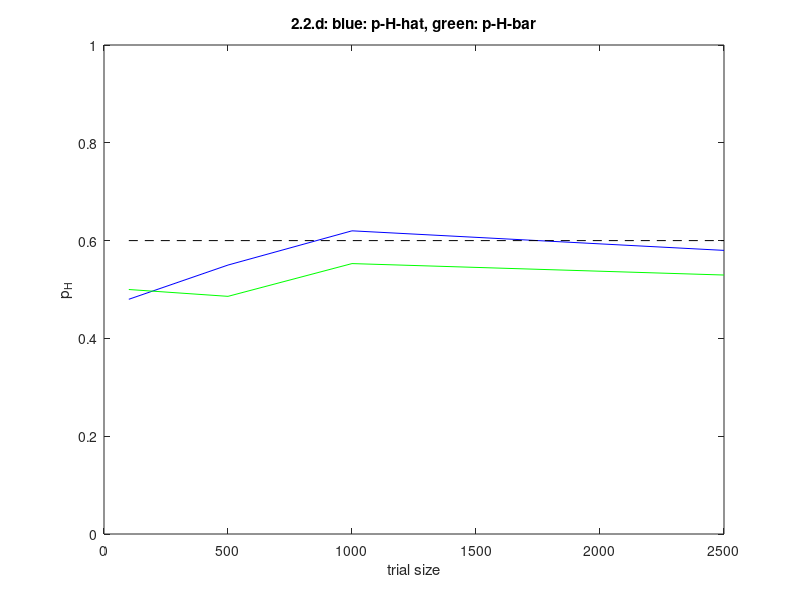

Source code (MATLAB):
% Homework 2, Question 2, 2.d
%
% Fill in the missing code below!

clear all;

p_H_star = 0.6; % the value of the true parameter
sigma_squared = 1;  % the variance of epsilon
p_H = 0:0.01:1; % sample p_H
nPhSamps = length(p_H);
N_bits = [100 500 1000 2500]; %100 250 500 1000]; % trial size varies
nTrials = length(N_bits);
L = zeros(nTrials, nPhSamps);  % L: num_trial_sizes x num_ph_samples, each row corresponds to the
         % likelihood of one trial size vs. p_H plot
max_L = zeros(nTrials, 1);  % max_L: num_trial_sizes x 1, keeps track of the maximum likelihood 
max_L_inds = zeros(nTrials, 1); % num_trial_sizes x 1, keeps track of index in p_H with max likelihood
colors = {[0 0 1], [0 1 0], [1 0 0], [0 0 0]}; % colors for the lines

p_H_hat = zeros(1, nTrials); % 1 x num_trial_sizes: MLE
p_H_bar = zeros(1, nTrials); % 1 x num_trial_sizes: # O_i > 0.5 / N_bits

rng(10701); % sets the random seed to produce identical output each time
         

%% FILL IN THE MISSING CODE HERE
%
%  --- ALTER THIS CODE ---
sigma = sqrt(sigma_squared);
const = 1 / (sigma * sqrt(2 * pi));
for i=1:nTrials
    nBits = N_bits(i);
    %samps = (rand(1, nBits) > 0.4) + normrnd(0, sigma, [1 nBits]);
    samps = (binornd(1, 0.6, 1, nBits)) + normrnd(0, sigma, [1 nBits]);
    p_H_bar(1,i) = sum(samps > 0.5) / nBits;
    max_LL = -inf;
    max_LL_ind = 1;
    for j=1:nPhSamps
        ph = .01*(j-1);
        res = 0;
        for k=1:nBits
            samp = samps(1,k);
            beta = const * exp(-(samp-1)^2/(2 * sigma_squared));
            alpha = const * exp(-(samp)^2/(2 * sigma_squared));
            res = res + log(ph * (beta - alpha) + alpha);
        end
        L(i,j) = res;
        if res > max_LL
           max_LL = res;
           max_LL_ind = j;
           p_H_hat(1,i) = ph;
        end
    end
    max_L(i,1) = max_LL;
    max_L_inds(i,1) = max_LL_ind;
end




%%  Plots the results   --- DO NOT ALTER CODE ---

figure;

plot(N_bits, p_H_hat, 'Color', colors{1});
hold on;
plot(N_bits, p_H_bar, 'Color', colors{2});

plot([min(N_bits) max(N_bits)], [p_H_star p_H_star], '--k');

ylim([0 1]);
xlabel('trial size');
ylabel('p_H');
title('2.2.d: blue: p-H-hat, green: p-H-bar');



